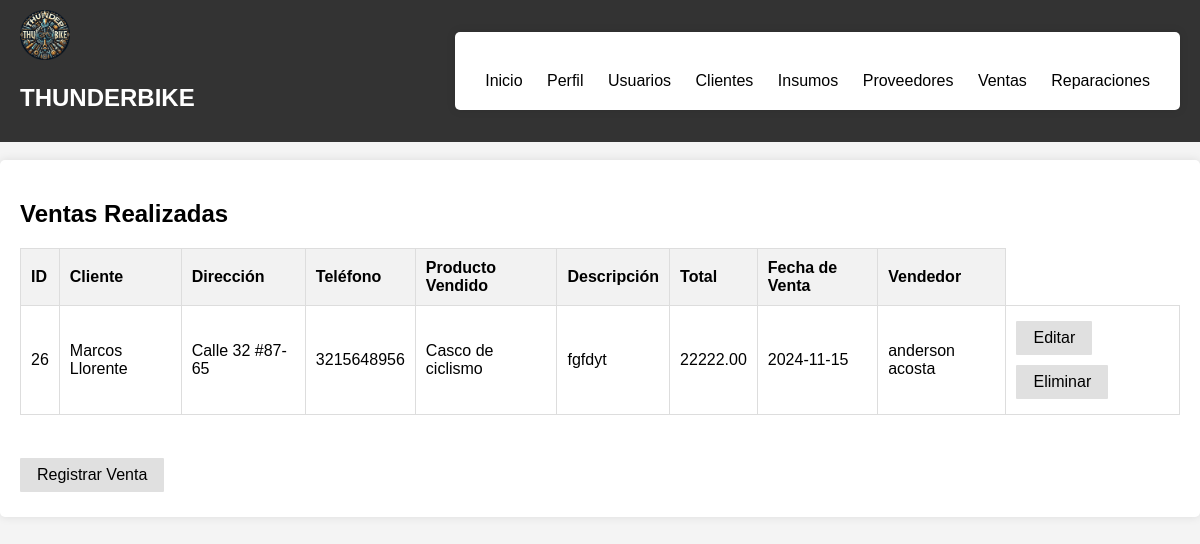
Page /ventas.php on the committed database.
### tables this page shows
CREATE TABLE `ventas` (
  `id` int(11) NOT NULL,
  `cliente_id` int(11) DEFAULT NULL,
  `fecha_venta` date DEFAULT NULL,
  `total` decimal(10,2) DEFAULT NULL,
  `descripcion_venta` text DEFAULT NULL,
  `producto_vendido_id` int(11) DEFAULT NULL,
  `usuario_id` int(11) DEFAULT NULL,
  `vendedor` varchar(40) NOT NULL
);

CREATE TABLE `clientes` (
  `id` int(11) NOT NULL,
  `numero_identificacion` varchar(30) NOT NULL,
  `nombre` varchar(100) DEFAULT NULL,
  `direccion` varchar(255) DEFAULT NULL,
  `telefono` varchar(15) DEFAULT NULL,
  `correo` varchar(30) NOT NULL,
  `estado` tinyint(1) DEFAULT 1
);

CREATE TABLE `productos` (
  `id` int(11) NOT NULL,
  `nombre` varchar(100) DEFAULT NULL,
  `descripcion` text DEFAULT NULL,
  `precio` decimal(10,2) DEFAULT NULL,
  `imagen` blob DEFAULT NULL,
  `cantidad` int(11) DEFAULT 0
);

CREATE TABLE `usuarios` (
  `id` int(11) NOT NULL,
  `nombre` varchar(255) NOT NULL,
  `correo` varchar(255) NOT NULL,
  `clave` varchar(255) NOT NULL,
  `rol` varchar(255) NOT NULL DEFAULT 'usuario',
  `fecha_creacion` timestamp NOT NULL DEFAULT current_timestamp(),
  `fecha_modificacion` timestamp NULL DEFAULT NULL
);

### ventas.php (the view, shortened to what this page needs)
<?php
$dsn = 'mysql:host=localhost;dbname=thunderbike;charset=utf8';
$username = 'root';
$password = '';
try {
    $pdo = new PDO($dsn, $username, $password);
    $pdo->setAttribute(PDO::ATTR_ERRMODE, PDO::ERRMODE_EXCEPTION);
} catch (PDOException $e) {
    die("Conexión fallida: " . $e->getMessage());
}
$sql_ventas = "SELECT v.id, c.nombre AS nombre_cliente, c.direccion, c.telefono, p.nombre AS nombre_producto, v.descripcion_venta, v.total, v.fecha_venta, u.nombre AS nombre_vendedor
                FROM ventas v
                JOIN clientes c ON v.cliente_id = c.id
                JOIN productos p ON v.producto_vendido_id = p.id
                JOIN usuarios u ON v.usuario_id = u.id";
$stmt_ventas = $pdo->query($sql_ventas);
$result_ventas = $stmt_ventas->fetchAll(PDO::FETCH_ASSOC);
?>
<!DOCTYPE html>
<html lang="es">
<head>
</head>
<body>
    <nav class="navtop">
        <div>
            <h1>THUNDERBIKE</h1>
        </div>
        <div>
            <div class="container">
                <div class="button-container">
                    <a href="inicio.php" id="indexBtn" class="button">Inicio</a>
                    <a href="perfil.php" id="perfilBtn" class="button">Perfil</a>
                    <a href="usuarios.php" id="usuariosBtn" class="button">Usuarios</a>
                    <a href="clientes.php" id="clientesBtn" class="button">Clientes</a>
                    <a href="insumos.php" id="InsumosBtn" class="button">Insumos</a>
                    <a href="proveedores.php" id="proveedoresBtn" class="button">Proveedores</a>
                    <a href="ventas.php" id="ventasBtn" class="button">Ventas</a>
                    <a href="reparaciones.php" id="reparacionesBtn" class="button">Reparaciones</a>
                </div>
            </div>
        </div>
    </nav>
    <br>
    <div class="container">
        <h2>Ventas Realizadas</h2>
        <div class="scrollable-table">
            <table>
            <thead>
                <tr>
                <th>ID</th>
                <th>Cliente</th>
                <th>Dirección</th>
                <th>Teléfono</th>
                <th>Producto Vendido</th>
                <th>Descripción</th>
                <th>Total</th>
                <th>Fecha de Venta</th>
                <th>Vendedor</th>
                </tr>
            </thead>
            <tbody>
        <?php
        if (is_array($result_ventas) && count($result_ventas) > 0) {
            foreach ($result_ventas as $row) {
                echo "<tr>";
                echo "<td>" . htmlspecialchars($row["id"]) . "</td>";
                echo "<td>" . htmlspecialchars($row["nombre_cliente"]) . "</td>";
                echo "<td>" . htmlspecialchars($row["direccion"]) . "</td>";
                echo "<td>" . htmlspecialchars($row["telefono"]) . "</td>";
                echo "<td>" . htmlspecialchars($row["nombre_producto"]) . "</td>";
                echo "<td>" . htmlspecialchars($row["descripcion_venta"]) . "</td>";
                echo "<td>" . htmlspecialchars($row["total"]) . "</td>";
                echo "<td>" . htmlspecialchars($row["fecha_venta"]) . "</td>";
                echo "<td>" . htmlspecialchars($row["nombre_vendedor"]) . "</td>";
                echo "<td>
                        <a href='controladores/editar_venta.php?id=" . htmlspecialchars($row["id"]) . "' class='btn'>Editar</a>
                        <a href='controladores/eliminar_venta.php?id=" . htmlspecialchars($row["id"]) . "' class='btn' onclick='return confirm(\"¿Estás seguro de que deseas eliminar esta venta?\");'>Eliminar</a>
                    </td>";
                echo "</tr>";
            }
        } else {
            echo "<tr><td colspan='10'>No se encontraron ventas.</td></tr>";
        }
        ?>
                </tbody>
            </table>
        </div>
        <br>
        <a href="#" id="showFormBtn" class="btn">Registrar Venta</a>
    </div>
</body>
</html>

### ventas.php (style rules this page uses)
body { font-family: Arial, sans-serif; background-color: #f4f4f4; margin: 0; padding: 0; }
h1 { text-align: center; margin-top: 20px; }
.navtop { background-color: #333; color: white; padding: 10px 20px; display: flex; justify-content: space-between; align-items: center; flex-wrap: wrap; }
.navtop a { color: black; text-decoration: none; margin: 0 10px; }
.container { max-width: 1500px; overflow: hidden; background-color: #fff; border-radius: 5px; box-shadow: 0 0 10px rgba(0, 0, 0, 0.1); padding: 20px; position: relative; z-index: 2; }
h2 { margin-bottom: 10px; }
.btn { background-color: #e0e0e0; color: black; padding: 8px 17px; border-radius: 1px; cursor: pointer; text-decoration: none; display: inline-block; margin: 5px 0; text-align: center; }
.button-container { margin-top: 20px; }
table { width: 100%; border-collapse: collapse; margin: 20px 0; }
th, td { border: 1px solid #ddd; padding: 10px; text-align: left; }
th { background-color: #f2f2f2; }

### rows in the picture
ventas: id "26", cliente.nombre "Marcos Llorente", cliente.direccion "Calle 32 #87-65", cliente.telefono "3215648956", producto_vendido.nombre "Casco de ciclismo", descripcion_venta "fgfdyt", total "22222.00", fecha_venta "2024-11-15", usuario.nombre "anderson acosta"
